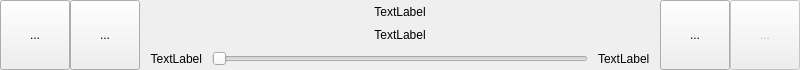
<?xml version="1.0" encoding="UTF-8"?>
<ui version="4.0">
 <class>PlayerInfoWidget</class>
 <widget class="QWidget" name="PlayerInfoWidget">
  <property name="geometry">
   <rect>
    <x>0</x>
    <y>0</y>
    <width>800</width>
    <height>70</height>
   </rect>
  </property>
  <property name="minimumSize">
   <size>
    <width>350</width>
    <height>70</height>
   </size>
  </property>
  <property name="maximumSize">
   <size>
    <width>16777215</width>
    <height>70</height>
   </size>
  </property>
  <property name="windowTitle">
   <string>Form</string>
  </property>
  <layout class="QHBoxLayout" name="horizontalLayout_3">
   <property name="spacing">
    <number>0</number>
   </property>
   <property name="leftMargin">
    <number>0</number>
   </property>
   <property name="topMargin">
    <number>0</number>
   </property>
   <property name="rightMargin">
    <number>0</number>
   </property>
   <property name="bottomMargin">
    <number>0</number>
   </property>
   <item>
    <widget class="QToolButton" name="prevButton">
     <property name="sizePolicy">
      <sizepolicy hsizetype="Fixed" vsizetype="Expanding">
       <horstretch>0</horstretch>
       <verstretch>0</verstretch>
      </sizepolicy>
     </property>
     <property name="minimumSize">
      <size>
       <width>70</width>
       <height>0</height>
      </size>
     </property>
     <property name="text">
      <string>...</string>
     </property>
    </widget>
   </item>
   <item>
    <widget class="QToolButton" name="nextButton">
     <property name="sizePolicy">
      <sizepolicy hsizetype="Fixed" vsizetype="Expanding">
       <horstretch>0</horstretch>
       <verstretch>0</verstretch>
      </sizepolicy>
     </property>
     <property name="minimumSize">
      <size>
       <width>70</width>
       <height>0</height>
      </size>
     </property>
     <property name="text">
      <string>...</string>
     </property>
    </widget>
   </item>
   <item>
    <layout class="QVBoxLayout" name="verticalLayout">
     <property name="spacing">
      <number>0</number>
     </property>
     <property name="leftMargin">
      <number>10</number>
     </property>
     <property name="rightMargin">
      <number>10</number>
     </property>
     <item>
      <widget class="QLabel" name="titleLabel">
       <property name="text">
        <string>TextLabel</string>
       </property>
       <property name="alignment">
        <set>Qt::AlignCenter</set>
       </property>
      </widget>
     </item>
     <item>
      <widget class="QLabel" name="albumLabel">
       <property name="text">
        <string>TextLabel</string>
       </property>
       <property name="alignment">
        <set>Qt::AlignCenter</set>
       </property>
      </widget>
     </item>
     <item>
      <layout class="QHBoxLayout" name="horizontalLayout">
       <property name="spacing">
        <number>10</number>
       </property>
       <item>
        <widget class="QLabel" name="positionLabel">
         <property name="text">
          <string>TextLabel</string>
         </property>
         <property name="alignment">
          <set>Qt::AlignRight|Qt::AlignTrailing|Qt::AlignVCenter</set>
         </property>
        </widget>
       </item>
       <item>
        <widget class="QSlider" name="playbackSlider">
         <property name="orientation">
          <enum>Qt::Horizontal</enum>
         </property>
        </widget>
       </item>
       <item>
        <widget class="QLabel" name="durationLabel">
         <property name="text">
          <string>TextLabel</string>
         </property>
        </widget>
       </item>
      </layout>
     </item>
    </layout>
   </item>
   <item>
    <widget class="QToolButton" name="playButton">
     <property name="sizePolicy">
      <sizepolicy hsizetype="Fixed" vsizetype="Expanding">
       <horstretch>0</horstretch>
       <verstretch>0</verstretch>
      </sizepolicy>
     </property>
     <property name="minimumSize">
      <size>
       <width>70</width>
       <height>0</height>
      </size>
     </property>
     <property name="text">
      <string>...</string>
     </property>
    </widget>
   </item>
   <item>
    <widget class="QToolButton" name="mediaButton">
     <property name="enabled">
      <bool>false</bool>
     </property>
     <property name="sizePolicy">
      <sizepolicy hsizetype="Fixed" vsizetype="Expanding">
       <horstretch>0</horstretch>
       <verstretch>0</verstretch>
      </sizepolicy>
     </property>
     <property name="minimumSize">
      <size>
       <width>70</width>
       <height>0</height>
      </size>
     </property>
     <property name="text">
      <string>...</string>
     </property>
    </widget>
   </item>
  </layout>
 </widget>
 <resources/>
 <connections/>
</ui>
